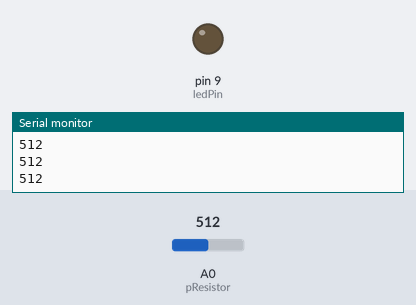
A sketch run on a simulated Arduino Uno, built with avr-gcc and run on an emulated ATmega328P. On the bench: output pins drawn as LEDs (lit = HIGH), the last lines printed to the serial monitor. The inputs (shaded band) are chosen by the test bench; at power-on: A0 (pResistor) = 512.

Above: at 1.3 s.
1.4 s: A0 (pResistor) set to 260
2.9 s: A0 (pResistor) set to 240
At 3.8 s:
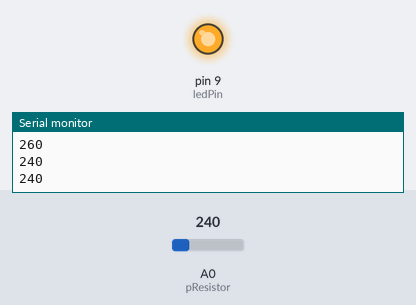
4.5 s: A0 (pResistor) set to 306
At 5.0 s:
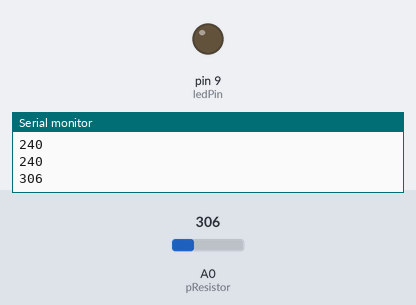
6.0 s: A0 (pResistor) set to 122
At 7.4 s:
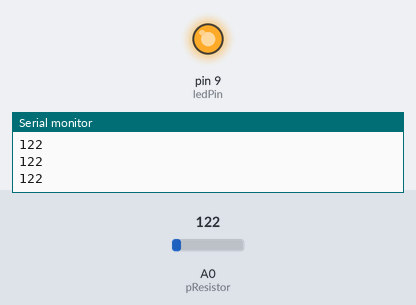
Timing chart, 0 to 8.5 s (numbered marks = the images above; inputs shaded):
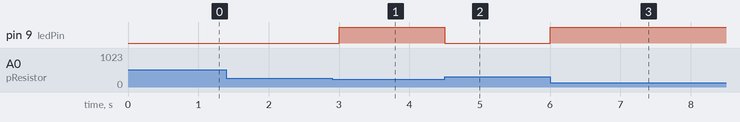

Measured:
- the behaviour switches between 251 and 250 on A0 (pResistor) (found by bisection; images 0 and 1)
- after the input at 2.9 s, pin 9 (ledPin): LOW → HIGH after 0.10 s
- after the input at 4.5 s, pin 9 (ledPin): HIGH → LOW at once
- after the input at 6.0 s, pin 9 (ledPin): LOW → HIGH at once

The sketch:

LED_photoresistor.ino
```cpp
//Constants
const int pResistor = A0; // Photoresistor at Arduino analog pin A0
const int ledPin=9; // Led pin at Arduino pin 9

//Variables
int value; // Store value from photoresistor (0-1023)

void setup(){
 pinMode(ledPin, OUTPUT);  // Set lepPin - 9 pin as an output
 pinMode(pResistor, INPUT);// Set pResistor - A0 pin as an input (optional)
Serial.begin(9600); //
}

void loop(){
value = analogRead(pResistor);
Serial.println(value); //print the value so we can test it

//You can change value "25" depending on the output of the photoresistor
  if (value > 250){
    digitalWrite(ledPin, LOW);  //Turn led off
  }
  else{
    digitalWrite(ledPin, HIGH); //Turn led on
  }

  delay(500); //Small delay
}
```
